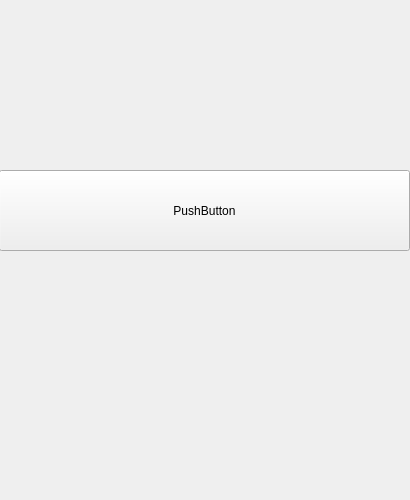
<?xml version="1.0" encoding="UTF-8"?>
<ui version="4.0">
 <class>Intro</class>
 <widget class="QWidget" name="Intro">
  <property name="geometry">
   <rect>
    <x>0</x>
    <y>0</y>
    <width>410</width>
    <height>500</height>
   </rect>
  </property>
  <property name="minimumSize">
   <size>
    <width>410</width>
    <height>500</height>
   </size>
  </property>
  <property name="maximumSize">
   <size>
    <width>410</width>
    <height>500</height>
   </size>
  </property>
  <property name="windowTitle">
   <string>Form</string>
  </property>
  <widget class="QPushButton" name="pushButton">
   <property name="geometry">
    <rect>
     <x>-1</x>
     <y>170</y>
     <width>411</width>
     <height>81</height>
    </rect>
   </property>
   <property name="text">
    <string>PushButton</string>
   </property>
  </widget>
 </widget>
 <resources/>
 <connections/>
</ui>
